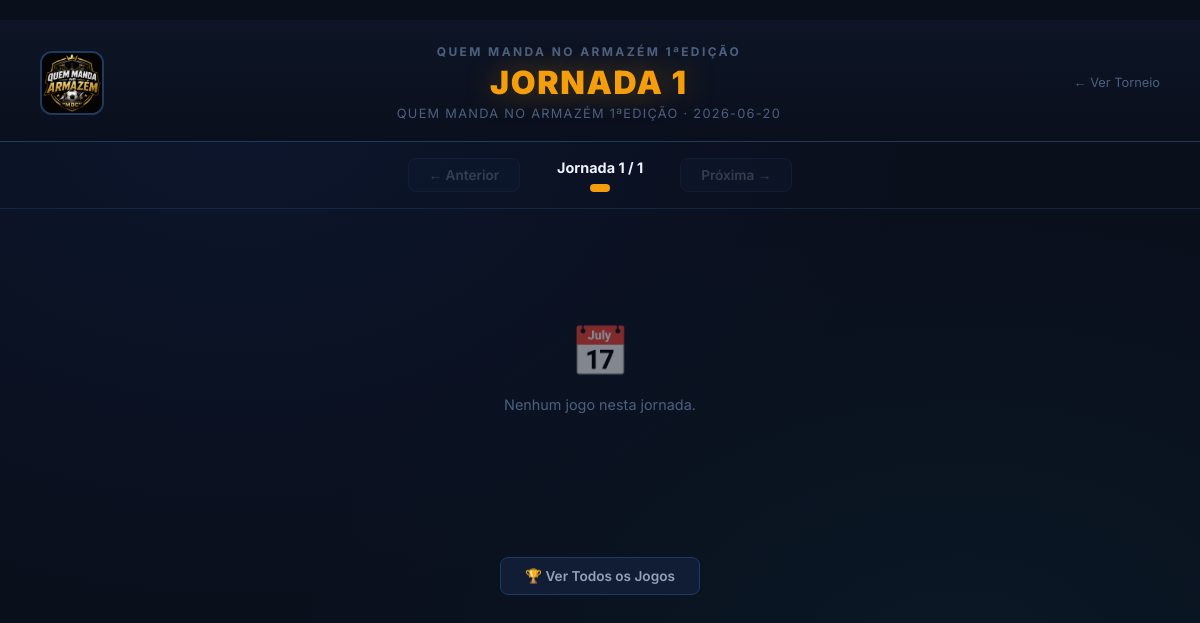
The app's page /tournaments/4/jornadas/1 with its own data.
### models/tournament.py (models this page shows, shortened)
class Tournament(db.Model):
    __tablename__ = 'tournaments'
    id = db.Column(db.Integer, primary_key=True)
    name = db.Column(db.String(100), nullable=False)
    sport = db.Column(db.String(50), default='futsal')
    type = db.Column(db.String(50), nullable=False)
    format_type = db.Column(db.String(20), default='liga')
    status = db.Column(db.String(20), default='pending')
    created_by_id = db.Column(db.Integer, db.ForeignKey('users.id'), nullable=True)
    created_by = db.relationship('User', foreign_keys=[created_by_id])
    teams_count = db.Column(db.Integer, default=0)       # max teams expected
    description = db.Column(db.Text)
    logo_url = db.Column(db.String(300), default='')
    has_groups = db.Column(db.Boolean, default=False)
    groups_count = db.Column(db.Integer, default=0)
    teams_per_group = db.Column(db.Integer, default=0)
    qualify_per_group = db.Column(db.Integer, default=2)
    group_legs = db.Column(db.Integer, default=1)        # 1 = uma volta, 2 = duas voltas
    has_knockout = db.Column(db.Boolean, default=False)
    has_round_of_16 = db.Column(db.Boolean, default=False)
    has_quarter = db.Column(db.Boolean, default=False)
    has_semi = db.Column(db.Boolean, default=True)
    has_final = db.Column(db.Boolean, default=True)
    knockout_legs = db.Column(db.Integer, default=1)     # 1 = jogo único, 2 = ida e volta
    start_date = db.Column(db.String(20))
    created_at = db.Column(db.DateTime, default=db.func.now())
    currency           = db.Column(db.String(10), default='KWZ')
    registration_fee   = db.Column(db.Float, default=0)   # taxa de inscrição por equipa
    participation_fee  = db.Column(db.Float, default=0)   # taxa de participação por equipa
    prize_pool_total   = db.Column(db.Float, default=0)   # total do prémio
    groups = db.relationship('Group', backref='tournament', lazy=True, cascade='all, delete-orphan')
    teams = db.relationship('TournamentTeam', backref='tournament', lazy=True, cascade='all, delete-orphan')
    matches = db.relationship('Match', backref='tournament', lazy=True, cascade='all, delete-orphan')

### routes/tournament.py (the view)
@tournament_bp.route('/tournaments/<int:tournament_id>/jornadas')
@tournament_bp.route('/tournaments/<int:tournament_id>/jornadas/<int:round_number>')
def jornadas(tournament_id, round_number=1):
    tournament = Tournament.query.get_or_404(tournament_id)
    all_group_matches = Match.query.filter_by(
        tournament_id=tournament_id, phase='group'
    ).order_by(Match.round_number, Match.date).all()
    total_rounds = max((m.round_number for m in all_group_matches), default=1)
    round_number = max(1, min(round_number, total_rounds))
    matches = [m for m in all_group_matches if m.round_number == round_number]
    return render_template('tournament/jornadas.html',
                           tournament=tournament,
                           round_number=round_number,
                           matches=matches,
                           total_rounds=total_rounds,
                           prev_round=round_number - 1 if round_number > 1 else None,
                           next_round=round_number + 1 if round_number < total_rounds else None)

### templates/tournament/jornadas.html (shortened to what this page needs)
﻿<!DOCTYPE html>
<html lang="pt">
<head>
</head>
<body>
<div class="page-bg">
  <div class="jornada-header">
    {% if tournament.logo_url %}
    <img src="/static/{{ tournament.logo_url }}" class="tournament-logo" alt="{{ tournament.name }}" />
    {% else %}
    <div class="tournament-logo-placeholder">🏆</div>
    {% endif %}
    <div class="header-center">
      <div class="tournament-name-header">{{ tournament.name }}</div>
      <div class="jornada-title">JORNADA {{ round_number }}</div>
      <div class="jornada-subtitle">{{ tournament.name }} · {{ tournament.start_date or '' }}</div>
    </div>
    <a href="/tournaments/{{ tournament.id }}" class="header-back">
      ← Ver Torneio
    </a>
  </div>
  <div class="jornada-nav">
    {% if prev_round %}
    <a href="/tournaments/{{ tournament.id }}/jornadas/{{ prev_round }}" class="nav-arrow">
      ← Jornada {{ prev_round }}
    </a>
    {% else %}
    <span class="nav-arrow disabled">← Anterior</span>
    {% endif %}
    <div style="display:flex;flex-direction:column;align-items:center;gap:8px;">
      <div class="nav-round-indicator">Jornada {{ round_number }} / {{ total_rounds }}</div>
      <div class="nav-dots">
        {% for i in range(1, total_rounds + 1) %}
        <div class="nav-dot {{ 'active' if i == round_number else '' }}"></div>
        {% endfor %}
      </div>
    </div>
    {% if next_round %}
    <a href="/tournaments/{{ tournament.id }}/jornadas/{{ next_round }}" class="nav-arrow">
      Jornada {{ next_round }} →
    </a>
    {% else %}
    <span class="nav-arrow disabled">Próxima →</span>
    {% endif %}
  </div>
  <div class="matches-container">
    {% if matches %}
    {% for m in matches %}
    <div class="match-row {{ m.status }}">
      <div class="match-teams">
        <div class="match-team-side">
          {% if m.team1.logo_url %}
          <img src="/static/{{ m.team1.logo_url }}" class="team-logo-img" alt="{{ m.team1.name }}" />
          {% else %}
          <div class="team-logo-placeholder" style="background:{{ m.team1.primary_color or '#2563eb' }};color:{{ m.team1.secondary_color or '#fff' }};">{{ m.team1.initials }}</div>
          {% endif %}
          <div class="team-name-display">{{ m.team1.name }}</div>
        </div>
        <div class="match-center">
          {% if m.status == 'finished' %}
          <div class="score-big finished">{{ m.score1 }} — {{ m.score2 }}</div>
          <span class="match-status-badge badge-finished">FT</span>
          {% elif m.status == 'live' %}
          <div class="score-big">{{ m.score1 or 0 }} — {{ m.score2 or 0 }}</div>
          <span class="match-status-badge badge-live">🔴 AO VIVO</span>
          {% else %}
          <div class="vs-text">VS</div>
          <span class="match-status-badge badge-scheduled">Agendado</span>
          {% endif %}
        </div>
        <div class="match-team-side right">
          <div class="team-name-display">{{ m.team2.name }}</div>
          {% if m.team2.logo_url %}
          <img src="/static/{{ m.team2.logo_url }}" class="team-logo-img" alt="{{ m.team2.name }}" />
          {% else %}
          <div class="team-logo-placeholder" style="background:{{ m.team2.primary_color or '#2563eb' }};color:{{ m.team2.secondary_color or '#fff' }};">{{ m.team2.initials }}</div>
          {% endif %}
        </div>
      </div>
      <div class="match-meta-row">
        {% if m.date %}
        <div class="meta-item">
          <span class="meta-icon">📅</span>
          <span class="meta-date">{{ m.date }}</span>
        </div>
        {% endif %}
        {% if m.time %}
        <div class="meta-item">
          <span class="meta-icon">🕐</span>
          <span class="meta-time">{{ m.time }}</span>
        </div>
        {% endif %}
        {% if m.venue %}
        <div class="meta-item">
          <span class="meta-icon">📍</span>
          <span class="meta-venue">{{ m.venue }}</span>
        </div>
        {% endif %}
        {% if m.group_letter %}
        <div class="meta-item">
          <span class="meta-icon">🔠</span>
          <span style="color:#8b5cf6;font-weight:600;">Grupo {{ m.group_letter }}</span>
        </div>
        {% endif %}
      </div>
    </div>
    {% endfor %}
    {% else %}
    <div class="empty-matches">
      <div class="empty-icon">📅</div>
      <p>Nenhum jogo nesta jornada.</p>
    </div>
    {% endif %}
  </div>
  <div class="jornada-footer">
    <a href="/tournaments/{{ tournament.id }}" class="footer-link">
      🏆 Ver Todos os Jogos
    </a>
  </div>
</div>
</body>
</html>

### templates/tournament/jornadas.html (style rules this page uses)
*, *::before, *::after { box-sizing: border-box; margin: 0; padding: 0; }
body { font-family: 'Inter', 'Segoe UI', system-ui, sans-serif; background: #0a0f1c; color: #f0f4ff; min-height: 100vh; }
.page-bg { background: #0a0f1c; background-image: radial-gradient(ellipse at 20% 10%, rgba(37,99,235,0.08) 0%, transparent 50%), radial-gradient(ellipse at 80% 80%, rgba(6,182,212,0.05) 0%, transparent 50%); min-height: 100vh; padding: 0 0 60px; }
.jornada-header { background: linear-gradient(180deg, #0d1526 0%, #0a0f1c 100%); border-bottom: 1px solid #1e3a5f; padding: 24px 40px 20px; display: flex; align-items: center; gap: 20px; position: relative; }
.tournament-logo { width: 64px; height: 64px; border-radius: 12px; object-fit: cover; border: 2px solid #1e3a5f; flex-shrink: 0; }
.header-center { flex: 1; text-align: center; }
.tournament-name-header { font-size: 0.75rem; font-weight: 700; letter-spacing: 0.2em; text-transform: uppercase; color: #4b6080; margin-bottom: 4px; }
.jornada-title { font-size: 2rem; font-weight: 900; color: #f59e0b; letter-spacing: 0.05em; text-transform: uppercase; text-shadow: 0 0 30px rgba(245,158,11,0.4); }
.jornada-subtitle { font-size: 0.8rem; color: #4b6080; margin-top: 4px; letter-spacing: 0.1em; text-transform: uppercase; }
.header-back { font-size: 0.8rem; color: #4b6080; text-decoration: none; display: flex; align-items: center; gap: 6px; transition: color 0.2s; flex-shrink: 0; }
.jornada-nav { display: flex; align-items: center; justify-content: center; gap: 20px; padding: 16px 40px; border-bottom: 1px solid rgba(30,58,95,0.5); }
.nav-arrow { display: flex; align-items: center; gap: 8px; padding: 8px 20px; border-radius: 8px; background: #111d35; border: 1px solid #1e3a5f; color: #94a3b8; text-decoration: none; font-size: 0.85rem; font-weight: 600; transition: all 0.2s; }
.nav-arrow.disabled { opacity: 0.3; pointer-events: none; }
.nav-round-indicator { font-size: 0.9rem; font-weight: 700; color: #f0f4ff; min-width: 120px; text-align: center; }
.nav-dots { display: flex; gap: 4px; align-items: center; }
.nav-dot { width: 8px; height: 8px; border-radius: 50%; background: #1e3a5f; transition: all 0.2s; }
.nav-dot.active { background: #f59e0b; width: 20px; border-radius: 4px; }
.matches-container { max-width: 800px; margin: 32px auto; padding: 0 20px; }
.empty-matches { text-align: center; padding: 80px 20px; color: #4b6080; }
.empty-matches .empty-icon { font-size: 3rem; margin-bottom: 16px; opacity: 0.5; }
.empty-matches p { font-size: 0.9rem; }
.jornada-footer { text-align: center; padding: 32px 20px 0; }
.footer-link { display: inline-flex; align-items: center; gap: 8px; padding: 10px 24px; border-radius: 8px; background: #111d35; border: 1px solid #1e3a5f; color: #94a3b8; text-decoration: none; font-size: 0.85rem; font-weight: 600; transition: all 0.2s; }

### records on screen
Tournament: logo_url (picture), name "QUEM MANDA NO ARMAZÉM 1ªEDIÇÃO", start_date "2026-06-20"

### other values on screen
{{ round_number }} "1"
{{ total_rounds }} "1"
